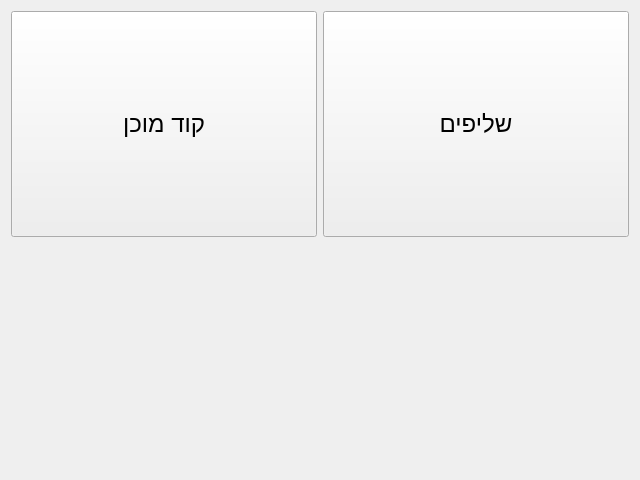
<?xml version="1.0" encoding="UTF-8"?>
<ui version="4.0">
 <class>Form</class>
 <widget class="QWidget" name="Form">
  <property name="geometry">
   <rect>
    <x>0</x>
    <y>0</y>
    <width>640</width>
    <height>480</height>
   </rect>
  </property>
  <property name="windowTitle">
   <string>Form</string>
  </property>
  <layout class="QVBoxLayout" name="verticalLayout_2">
   <item>
    <layout class="QVBoxLayout" name="verticalLayout">
     <item>
      <layout class="QHBoxLayout" name="horizontalLayout">
       <item>
        <widget class="QPushButton" name="btn_go_ready_code">
         <property name="sizePolicy">
          <sizepolicy hsizetype="Minimum" vsizetype="Minimum">
           <horstretch>0</horstretch>
           <verstretch>0</verstretch>
          </sizepolicy>
         </property>
         <property name="font">
          <font>
           <pointsize>18</pointsize>
          </font>
         </property>
         <property name="text">
          <string>קוד מוכן</string>
         </property>
        </widget>
       </item>
       <item>
        <widget class="QPushButton" name="btn_go_snippets">
         <property name="sizePolicy">
          <sizepolicy hsizetype="Minimum" vsizetype="Minimum">
           <horstretch>0</horstretch>
           <verstretch>0</verstretch>
          </sizepolicy>
         </property>
         <property name="font">
          <font>
           <pointsize>18</pointsize>
          </font>
         </property>
         <property name="text">
          <string>שליפים</string>
         </property>
        </widget>
       </item>
      </layout>
     </item>
     <item>
      <widget class="QLabel" name="label">
       <property name="text">
        <string/>
       </property>
      </widget>
     </item>
    </layout>
   </item>
  </layout>
 </widget>
 <resources/>
 <connections/>
</ui>
